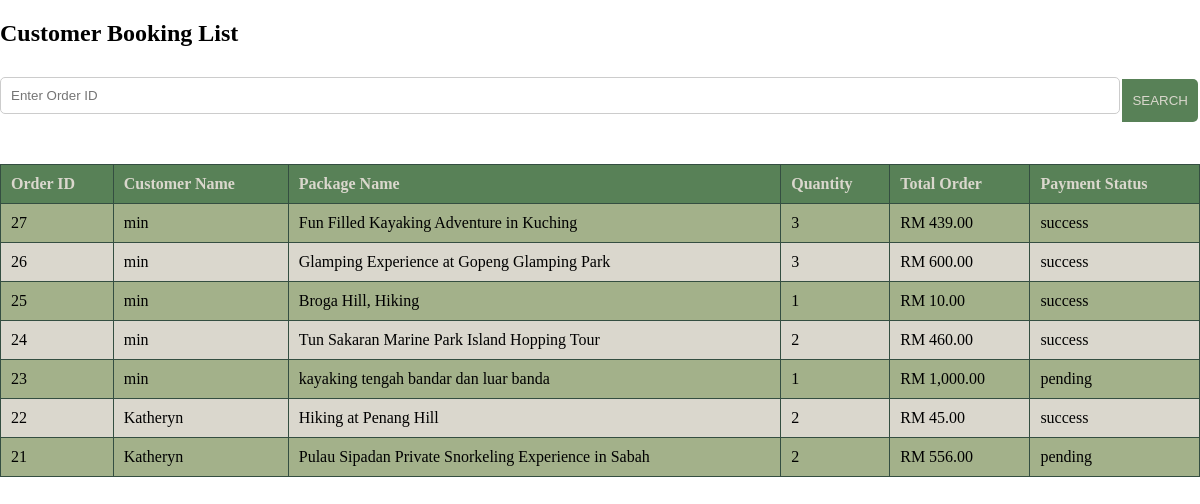
Screenshot of /adminBooking.php with the database file from the repository.
### tables this page shows
CREATE TABLE `orderdetails` (
  `OrderID` int(255) NOT NULL,
  `orderDate` datetime NOT NULL,
  `orderStatus` varchar(255) NOT NULL,
  `totalAmount` int(255) NOT NULL,
  `custEmail` varchar(255) NOT NULL,
  `paymentID` int(255) NOT NULL,
  `cartID` int(255) NOT NULL
);

CREATE TABLE `customer` (
  `CustID` int(255) NOT NULL,
  `CustEmail` varchar(255) NOT NULL,
  `CustNoPhone` varchar(255) NOT NULL,
  `CustPassword` varchar(255) NOT NULL,
  `CustName` varchar(255) NOT NULL,
  `CustPic` varchar(255) NOT NULL
);

CREATE TABLE `cart` (
  `cartID` int(255) NOT NULL,
  `ActivityName` varchar(100) NOT NULL,
  `ActivityPicture` varchar(255) NOT NULL,
  `PriceAdult` varchar(255) NOT NULL,
  `PriceChild` varchar(255) NOT NULL,
  `quantityAdult` int(50) NOT NULL,
  `quantityChild` int(50) NOT NULL,
  `CustEmail` varchar(255) NOT NULL,
  `paymentID` int(11) NOT NULL,
  `cartDate` date DEFAULT NULL,
  `cartTime` time DEFAULT NULL,
  `cartStatus` enum('active','ordered') DEFAULT 'active'
);

CREATE TABLE `payment` (
  `paymentID` int(255) NOT NULL,
  `paymentMethod` varchar(255) NOT NULL,
  `paymentStatus` varchar(255) NOT NULL,
  `custEmail` varchar(255) NOT NULL
);

### adminBooking.php (the view, shortened to what this page needs)
<?php
require 'connectDB.php';
$sql = "SELECT od.OrderID, c.CustName AS CustomerName, ct.ActivityName, ct.quantityAdult + ct.quantityChild AS Quantity, od.totalAmount, p.paymentStatus
        FROM orderdetails od
        JOIN payment p ON od.paymentID = p.paymentID
        JOIN cart ct ON od.cartID = ct.CartID
        JOIN customer c ON od.CustEmail = c.CustEmail
        ORDER BY od.OrderID DESC";
$result = $link->query($sql);
?>
<!DOCTYPE html>
<html lang="en">
<head>
    <link rel="stylesheet" href="styles.css">
</head>
<body>
    <div class="container">
        <h2>Customer Booking List</h2>
        <form id="searchForm">
            <header class="search-bar">
                <input type="text" id="orderID" name="orderID" placeholder="Enter Order ID">
                <button type="submit">SEARCH</button>
            </header>
        </form>
        <section class="table-container">
            <table>
                <thead>
                    <tr>
                        <th>Order ID</th>
                        <th>Customer Name</th>
                        <th>Package Name</th>
                        <th>Quantity</th>
                        <th>Total Order</th>
                        <th>Payment Status</th>
                    </tr>
                </thead>
                <tbody id="orderTableBody">
                    <?php
                    if ($result && $result->num_rows > 0) {
                        while ($row = $result->fetch_assoc()) {
                            echo "<tr>";
                            echo "<td>" . htmlspecialchars($row['OrderID']) . "</td>";
                            echo "<td>" . htmlspecialchars($row['CustomerName']) . "</td>";
                            echo "<td>" . htmlspecialchars($row['ActivityName']) . "</td>";
                            echo "<td>" . htmlspecialchars($row['Quantity']) . "</td>";
                            echo "<td>RM " . number_format($row['totalAmount'], 2) . "</td>";
                            echo "<td>" . htmlspecialchars($row['paymentStatus']) . "</td>";
                            echo "</tr>";
                        }
                    } else {
                        echo "<tr><td colspan='6' class='no-results'>No orders found.</td></tr>";
                    }
                    ?>
                </tbody>
            </table>
        </section>
    </div>
</body>
</html>

### styles.css (style rules this page uses)
body, html, ul, li { margin: 0; padding: 0; list-style: none; box-sizing: border-box; }
.container { display: flex; min-height: 100vh; flex-direction: column; }
.search-bar { position: sticky; top: 50px; background-color: white; z-index: 5; padding: 10px 0; display: flex; justify-content: left; margin-bottom: 30px; }
.search-bar input { width: 60%; padding: 10px; border: 1px solid #588157; border-radius: 5px 0 0 5px; outline: none; }
.search-bar button { padding: 10px; border: none; background-color: #588157; color: #dad7cd; border-radius: 0 5px 5px 0; cursor: pointer; }
.table-container { overflow-x: auto; }
table { width: 100%; border-collapse: collapse; }
th, td { border: 1px solid #344e41; padding: 10px; text-align: left; }
th { background-color: #588157; color: #dad7cd; }
tbody tr:nth-child(odd) { background-color: #a3b18a; }
tbody tr:nth-child(even) { background-color: #dad7cd; }
button { background-color: #588157; color: white; border: none; padding: 5px 10px; cursor: pointer; border-radius: 3px; margin: 2px; }
input[type="text"], input[type="password"] { width: 100%; padding: 10px; margin-bottom: 10px; border: 1px solid #ccc; border-radius: 5px; }

### rows the page displays
orderdetails: OrderID "27", customer.CustName "min", cartID.ActivityName "Fun Filled Kayaking Adventure in Kuching", Quantity "3", totalAmount "439.00", paymentID.paymentStatus "success"
orderdetails: OrderID "26", customer.CustName "min", cartID.ActivityName "Glamping Experience at Gopeng Glamping Park", Quantity "3", totalAmount "600.00", paymentID.paymentStatus "success"
orderdetails: OrderID "25", customer.CustName "min", cartID.ActivityName "Broga Hill, Hiking", Quantity "1", totalAmount "10.00", paymentID.paymentStatus "success"
orderdetails: OrderID "24", customer.CustName "min", cartID.ActivityName "Tun Sakaran Marine Park Island Hopping Tour", Quantity "2", totalAmount "460.00", paymentID.paymentStatus "success"
orderdetails: OrderID "23", customer.CustName "min", cartID.ActivityName "kayaking tengah bandar dan luar banda", Quantity "1", totalAmount "1,000.00", paymentID.paymentStatus "pending"
orderdetails: OrderID "22", customer.CustName "Katheryn", cartID.ActivityName "Hiking at Penang Hill", Quantity "2", totalAmount "45.00", paymentID.paymentStatus "success"
orderdetails: OrderID "21", customer.CustName "Katheryn", cartID.ActivityName "Pulau Sipadan Private Snorkeling Experience in Sabah", Quantity "2", totalAmount "556.00", paymentID.paymentStatus "pending"
